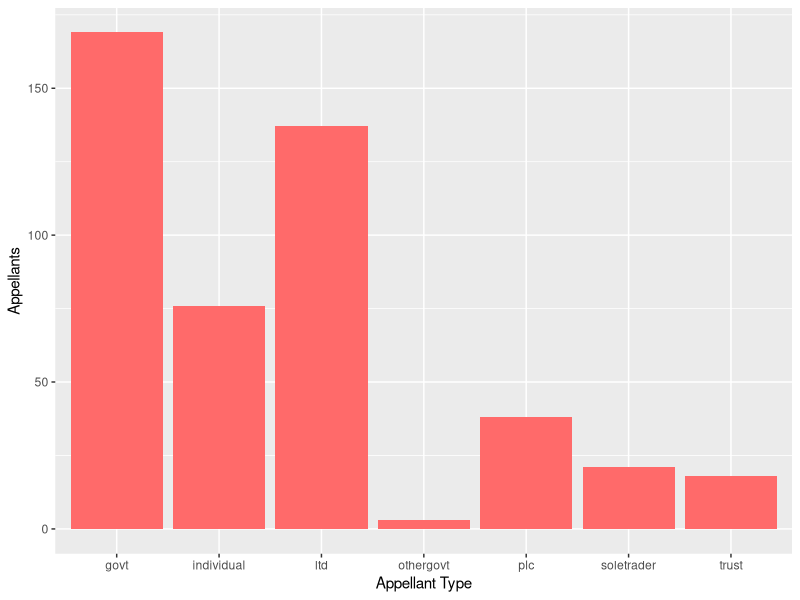
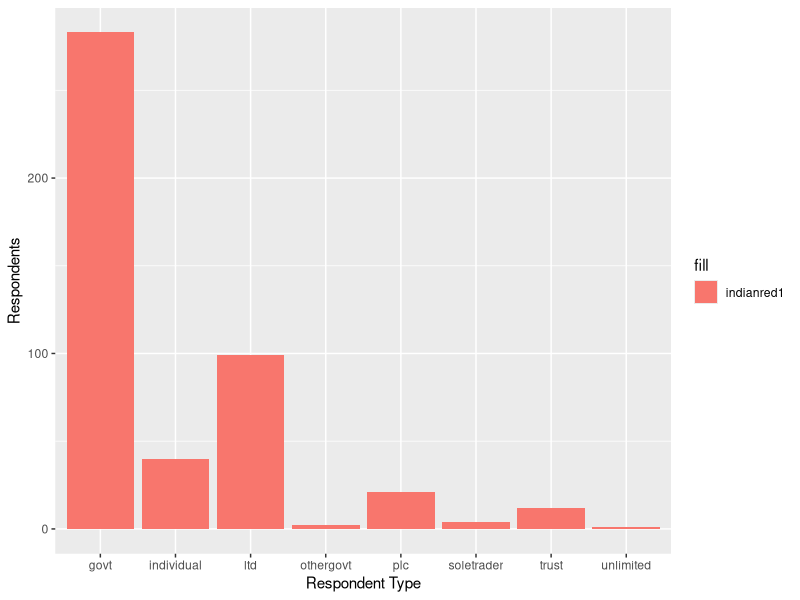

The R source for these figures, in order:
## ---- chunk 1
library(tidyverse)
library(ggplot2)
library(readr)

library(readr)
union_with_ranks <- read_csv("union-with-ranks.csv")

appellants <- union_with_ranks |>
  ggplot(mapping = aes(x = AppType)) + geom_bar(fill = "indianred1") + labs(x = "Appellant Type", y = "Appellants")
appellants

respondents <- union_with_ranks |>
  ggplot(mapping = aes(x = RespType)) + geom_bar(aes(fill = "indianred1")) + labs(x = "Respondent Type", y = "Respondents")
respondents

